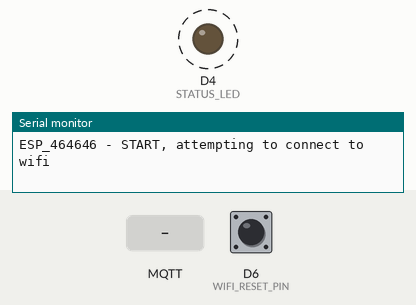
This program was run on a simulated ESP8266 (NodeMCU). Parts: output pins drawn as LEDs (lit = HIGH), the last lines printed to the serial monitor. Dashed ring = blinking. The inputs (shaded band) are chosen by the test bench; at power-on: D6 (WIFI_RESET_PIN) HIGH. WiFi joins after 1.5 s; servers stay silent unless stated; no MQTT or app messages arrive unless stated. At 21.0 s the program restarts the board; the recording ends there.

Above: at 1.9 s.
2.3 s: MQTT message "LED-ON" arrives on the first subscribed topic
At 3.3 s:
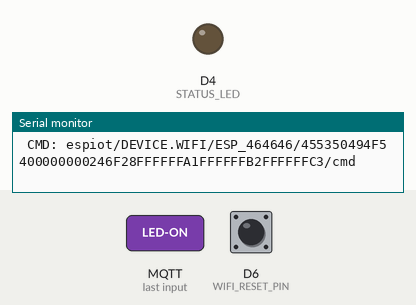
4.6 s: D6 (WIFI_RESET_PIN) pulled LOW for 1 s
At 7.4 s:
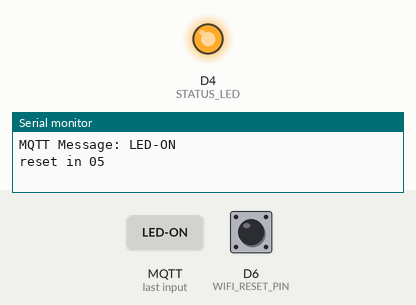
15.1 s: D6 (WIFI_RESET_PIN) driven LOW
Timing chart, 0 to 21.0 s (numbered marks = the images above; inputs shaded):
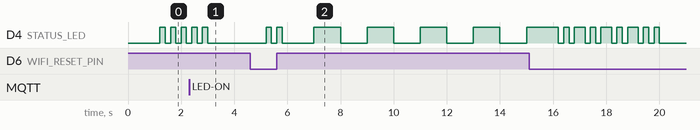

The program:

main.cpp
```cpp
// (licence header left out)
#include <Arduino.h>              // Include for Arduino Functionality
#include <ESP8266WiFi.h>          // https://github.com/esp8266/Arduino
#include <DNSServer.h>            // Include for network functionality
#include <ESP8266WebServer.h>     // Include for web server functionality
#include <WiFiManager.h>          // https://github.com/tzapu/WiFiManager
#include <WiFiClient.h>           // for connection to AP
#include <Ticker.h>               // for LED status indicator

#define SM_BUF_SIZE         128
#define BUF_SIZE            SM_BUF_SIZE*2
#define LG_BUF_SIZE         BUF_SIZE*2

/***************  DEVICE CONFIGURATION BELOW *********************************/
#define BASE_FRIENDLY_NAME  "espiot"
#define WIFI_RESET_PIN     D6          // reset pin button, pull to GND to reset
#define RESET_TIME         5           // number of seconds for reset
#define RESET_USES_TICKER              // set up a ticker task to watch for the reset pin

#define STATUS_LED         LED_BUILTIN  // use the built in LED for status

#define DEFAULT_DEVICE_NAME "ESP12E"           // this is not currently used
/* UUID_PREFIX IN HEX 0x4D 0x43 0x46 0x31 0x45 0x53 0x50 0x0A */
#define UUID_PREFIX         "ESPIOT"          // must be 10 letters or less
#define DEVICE_TYPE         "DEVICE.WIFI"
// #define DEVICE_TYPE         "DEVICE.ONOFF"

char dev_uuid[16];                // UUIDs in binary form are 16 bytes long
char uuid_str[33];                // UUID as a string
char dev_mac[6];                  // MAC Address is 6 bytes

#define USE_MQTT                  // define to use mqtt for status and control

#ifdef USE_MQTT
#include <PubSubClient.h>         // for mqtt messaging
/* Update these with values suitable for your network / MQTT broker */
const char* ssid = "........";
const char* password = "........";
const char* mqtt_server = "greysic.com";

/***************  END OF DEVICE CONFIGURATION  ********************************/

static int init_done = 0;        // set to 1 after connecting to MQTT and sending status message
int dev_status = 0;

char pub_topic[ BUF_SIZE ];
char cmd_topic[ BUF_SIZE ];
char arrive_topic[ BUF_SIZE ];
char pub_msg[ LG_BUF_SIZE ];

WiFiClient espClient;
PubSubClient client( espClient );
long lastMsg = 0;
char msg[50];
int value = 0;
char sub_msg[ BUF_SIZE ];

void run_cmd( char *cmd, char *topic );
void mqtt_callback( char* topic, byte* payload, unsigned int length );
void reconnect();
#endif

Ticker ticker;
static int reset_button_flag = 0;
#ifdef RESET_USES_TICKER
Ticker reset_ticker;
#endif

static WiFiManager wifiManager;

ESP8266WebServer server( 80 );
static unsigned int reset_counter = RESET_TIME;

void led_tick( );
void check_reset( );
void wifi_reset( );
void configModeCallback ( WiFiManager *myWiFiManager );
void send_self_redirect( char *msg, int delay );
void handle_root( );
void handle_404( );

void setup()
{
  Serial.begin( 9600 );                         // start the serial port
  pinMode( WIFI_RESET_PIN, INPUT_PULLUP );      // sets the D6 pin as input
  pinMode( STATUS_LED, OUTPUT );                // set pin for led STATUS
  WiFi.macAddress( ( byte * )dev_mac );         // fill in the devices mac address
  memset( dev_uuid, 0, sizeof( dev_uuid ) );    // create the device UUID
  memcpy( dev_uuid, UUID_PREFIX, strlen( UUID_PREFIX ) );
  memcpy( dev_uuid+10, dev_mac, sizeof( dev_mac ) );
  memset( uuid_str, 0, sizeof( uuid_str ) );
  sprintf( uuid_str, "%02X%02X%02X%02X%02X%02X%02X%02X%02X%02X%02X%02X%02X%02X%02X%02X", \
           dev_uuid[0],dev_uuid[1],dev_uuid[2],dev_uuid[3],dev_uuid[4],dev_uuid[5],dev_uuid[6], dev_uuid[7], \
           dev_uuid[8],dev_uuid[9],dev_uuid[10],dev_uuid[11],dev_uuid[12],dev_uuid[13],dev_uuid[14],dev_uuid[15] );
  delay( 1000 );
  ticker.attach( 0.2, led_tick );       // start the LED blink task
#ifdef RESET_USES_TICKER
  reset_ticker.attach( 1, check_reset ); // start the reset task
#endif

}

void loop()
{
  char buf[ BUF_SIZE ];

  delay( 500 );
  memset( buf, 0, sizeof( buf ) );
  sprintf( buf, "ESP_%02X%02X%02X", dev_mac[3], dev_mac[4], dev_mac[5] );
  Serial.printf( "%s - START, attempting to connect to wifi\n\r", buf );

  WiFi.hostname( buf );
  wifiManager.setAPCallback( configModeCallback );
  if ( !wifiManager.autoConnect( buf ) ) {
    Serial.printf( "Failed to connect and hit timeout\n\r" );
  }
  // past here the ESP unit has connected to the configured WiFi AP
  ticker.detach();
  ticker.attach( 1, led_tick );
  delay( 100 );

  // start the web server
  server.on( "/", handle_root );
  server.onNotFound( handle_404 );
  server.begin();

  Serial.printf( "SSID: %s\n\r", WiFi.SSID().c_str() );
  Serial.printf( "  IP: %s\n\r", WiFi.localIP().toString().c_str() );
  Serial.printf( "NAME: %s\n\r", WiFi.hostname().c_str() );
  Serial.printf( "TYPE: %s\n\r", DEVICE_TYPE );
  Serial.printf( "UUID: %s\n\r", uuid_str );

#ifdef USE_MQTT
  memset( pub_topic, 0, sizeof( pub_topic ) );
  memset( cmd_topic, 0, sizeof( cmd_topic ) );
  sprintf( pub_topic, "%s/%s/%s/%s/status",BASE_FRIENDLY_NAME, DEVICE_TYPE, WiFi.hostname().c_str(), uuid_str );
  sprintf( cmd_topic, "%s/%s/%s/%s/cmd", BASE_FRIENDLY_NAME, DEVICE_TYPE, WiFi.hostname().c_str(), uuid_str );

  client.setServer( mqtt_server, 1883 );
  client.setCallback( mqtt_callback );
  Serial.printf( "MQTT\n\r" );
  Serial.printf( "HOST: %s\n\r", mqtt_server );
  Serial.printf( " PUB: %s\n\r", pub_topic );
  Serial.printf( " CMD: %s\n\r", cmd_topic );
  Serial.printf( " FMT: [STATUS/CMD](options)\n\r" );
#endif

  while( 1 ) {
    delay( 250 );
#ifdef USE_MQTT
    if ( !client.connected() ) {
      reconnect();
    }
    client.loop();
    if( init_done == 0 ) {
      client.publish( pub_topic, "300,ONLINE" );
      //run_cmd((char *)"HELP?", cmd_topic);
      init_done = 1;
    }
    if( sub_msg[0] != '\0' ) {
      //Serial.printf("recieved MQTT Message on topic %s\n\r", cmd_topic);
      Serial.printf( "MQTT Message: %s\n\r", sub_msg );
      run_cmd( sub_msg, arrive_topic );
      memset( sub_msg, 0, sizeof( sub_msg ) );
      memset( arrive_topic, 0, sizeof( arrive_topic ) );
    }
    if ( reset_button_flag == 1 ) {
      client.publish( pub_topic, "300,RESET_BUTTON_PRESS" );
      reset_button_flag = 0;
    }
#endif
    server.handleClient();
#ifndef RESET_USES_TICKER
    check_reset();
#endif
  }
}

void led_tick()
{
  // toggle Status LED state
  int state = digitalRead( STATUS_LED ); // get the current state of GPIO1 pin
  digitalWrite( STATUS_LED, !state );   // set pin to the opposite state
}

void check_reset()
{
  unsigned int i;
#ifdef USE_MQTT
  char buf[ BUF_SIZE ];
#endif
  i = digitalRead( WIFI_RESET_PIN );   // read the input pin
  if ( i ==  LOW ) {
    if( reset_counter == RESET_TIME ) {
      ticker.detach();
    }
    ticker.attach( 0.2, led_tick );
    Serial.printf( "reset in %02d\n\r", reset_counter );
    reset_counter--;
#ifndef RESET_USES_TICKER
    delay( 1000 );
#endif
    reset_button_flag = 1;
  } else {
    if( reset_counter != RESET_TIME ) {
      ticker.detach();
      ticker.attach( 1, led_tick );
      reset_counter = RESET_TIME;
    }
  }
  if( reset_counter <= 0 ) {
    Serial.printf( "resetting unit now..." );
#ifndef RESET_USES_TICKER
    delay( 1000 );
#endif
    reset_counter = RESET_TIME;
#ifdef USE_MQTT
    memset( buf, 0, sizeof( buf ) );
    sprintf( buf, "RESET" );
    client.publish( pub_topic, buf );
#endif
    wifi_reset();
  }
}

void wifi_reset()
{
  ticker.detach();
  digitalWrite( STATUS_LED, LOW );
  Serial.println( "wifi factory reset" );
  server.close();
  WiFi.disconnect();
  wifiManager.resetSettings();
  delay( 1000 );
  Serial.println( "please push RST" );
  ESP.restart();
  delay( 1000 );
}

// configModeCallback - gets called when WiFiManager enters configuration mode
void configModeCallback ( WiFiManager *myWiFiManager )
{
  Serial.println( "Entered config mode" );
  Serial.println( WiFi.softAPIP() );
  // print the SSID of the config portal
  Serial.println( myWiFiManager->getConfigPortalSSID() );
  // set the LED to fast blink
  ticker.attach( 0.2, led_tick );
}

void send_self_redirect( char *msg, int delay )
{
  char buf[ LG_BUF_SIZE ];
  memset( buf, 0, sizeof( buf ) );
  sprintf( buf, "<HTML><HEAD><meta http-equiv=\"refresh\" content=\"%i; URL='/'\"/></HEAD><BODY>%s</BODY></HTML>", delay, msg );
  server.send( 200, "text/html", buf );
}

void handle_root( )
{
  char buf[ LG_BUF_SIZE * 4 ];
  memset( buf, 0, sizeof( buf ) );
  sprintf( buf, "<HTML><HEAD></HEAD><BODY><pre>" );
  sprintf( buf+strlen( buf ), "<h3>%s - %s</h3>", DEVICE_TYPE, WiFi.hostname().c_str() );
  sprintf( buf+strlen( buf ), "<table cellpadding=3 cellspacing=0 border=0>" );
#ifdef USE_MQTT
  sprintf( buf+strlen( buf ), "<tr><td>mqtt server</td><td>%s</td></tr>", mqtt_server );
  sprintf( buf+strlen( buf ), "<tr><td>publish topic</td><td>%s</td></tr>", pub_topic );
  sprintf( buf+strlen( buf ), "<tr><td>command topic</td><td>%s</td></tr>", cmd_topic );
#endif
  sprintf( buf+strlen( buf ), "<tr><td>UUID</td><td>%s</td></tr>", uuid_str );
  sprintf( buf+strlen( buf ), "<tr><td>Hostname</td><td>%s</td></tr>", WiFi.hostname().c_str() );
  sprintf( buf+strlen( buf ), "<tr><td>Device Type</td><td>%s</td></tr>", DEVICE_TYPE );

  sprintf( buf+strlen( buf ), "</pre></BODY></HTML>" );

  server.send( 200, "text/html", buf );
  return;
}

void handle_404( )
{
  String message = "File Not Found\n\n";
  message += "URI: ";
  message += server.uri();
  message += "\nMethod: ";
  message += ( server.method() == HTTP_GET )?"GET":"POST";
  message += "\nArguments: ";
  message += server.args();
  message += "\n";
  for ( uint8_t i=0; i<server.args(); i++ ) {
    message += " " + server.argName( i ) + ": " + server.arg( i ) + "\n";
  }
  server.send( 404, "text/plain", message );
  return;
}

#ifdef USE_MQTT

void run_cmd( char *cmd, char *topic )
{
  char buf[ BUF_SIZE ];
  memset( buf, 0, sizeof( buf ) );
//  Serial.printf("run_cmd:\n\rtopic: %s\n\rcmd: %s\n\r", topic, cmd);
//  Serial.printf("publish response to topic: %s\n\r", pub_topic);
  if( strncmp( cmd, "REPORT", strlen( "REPORT" ) ) == 0 ) {
    sprintf( buf, "300,REPORT,%s,%s,%s,ONLINE", DEVICE_TYPE, WiFi.hostname().c_str(), uuid_str );
    client.publish( pub_topic, buf );
  } else if( strncmp( cmd, "IP", strlen( "IP" ) ) == 0 ) {
    sprintf( buf, "200,%s,%s", cmd, WiFi.localIP().toString().c_str() );
    client.publish( pub_topic, buf );
  } else if( strncmp( cmd, "SSID", strlen( "SSID" ) ) == 0 ) {
    sprintf( buf, "200,%s,%s", cmd, WiFi.SSID().c_str() );
    client.publish( pub_topic, buf );
  } else if( strncmp( cmd, "RESET", strlen( "RESET" ) ) == 0 ) {
    sprintf( buf, "200,%s", cmd );
    client.publish( pub_topic, buf );
    wifi_reset();
  } else if( strncmp( cmd, "LED-ON", strlen( "LED-ON" ) ) == 0 ) {
    sprintf( buf, "200,%s", cmd );
    ticker.detach();
    digitalWrite( STATUS_LED, LOW );
    client.publish( pub_topic, buf );
  } else if( strncmp( cmd, "LED-OFF", strlen( "LED-OFF" ) ) == 0 ) {
    sprintf( buf, "200,%s", cmd );
    ticker.detach();
    digitalWrite( STATUS_LED, HIGH );
    client.publish( pub_topic, buf );
  } else if( strncmp( cmd, "LED-BLINK", strlen( "LED-BLINK" ) ) == 0 ) {
    sprintf( buf, "200,%s", cmd );
    ticker.attach( 2, led_tick );
    client.publish( pub_topic, buf );
  } else if( strncmp( cmd, "HELP", strlen( "HELP" ) ) == 0 ) {
    client.publish( pub_topic, "200,HELP,[ REPORT,RESET,LED-ON,LED-OFF,LED-BLINK,IP,SSID,HELP ]" );
  } else {
    sprintf( buf, "100,%s,CMD-ERROR", cmd );
    client.publish( pub_topic, buf );
  }
}

void mqtt_callback( char* topic, byte* payload, unsigned int length )
{
//  unsigned int i;
  Serial.printf( "MQTT Message arrived topic: [ %s ]\n\r", topic );
//  for ( i = 0; i < length; i++ ) {
//    Serial.print( ( char )payload[i] );
//  }
//  Serial.println();

  /* copy message for main loop */
  memset( sub_msg, 0, sizeof( sub_msg ) );
  memset( arrive_topic, 0, sizeof( arrive_topic ) );
  if( length > ( sizeof( sub_msg ) - 1 ) ) {
    memcpy( sub_msg, payload, sizeof( sub_msg ) - 1 );
  } else {
    memcpy( sub_msg, payload, length );
  }
  if( strlen( topic ) > ( sizeof( arrive_topic ) - 1 ) ) {
    memcpy( arrive_topic, topic, sizeof( arrive_topic ) - 1 );
  } else {
    memcpy( arrive_topic, topic, strlen( topic ) );
  }
}

void reconnect()
{
  // Loop until we're reconnected
  while ( !client.connected() ) {
    Serial.print( "Attempting MQTT connection..." );
    // Attempt to connect
    // if (client.connect("ESP8266Client")) {
    if ( client.connect( WiFi.hostname().c_str() ) ) {
      Serial.println( "connected" );
      // ... and resubscribe
      client.subscribe( cmd_topic );
    } else {
      Serial.print( "failed, rc=" );
      Serial.print( client.state() );
      Serial.println( " try again in 5 seconds" );
      // Wait 5 seconds before retrying
      delay( 5000 );
    }
  }
}
#endif
```

Measured:
- after the input at 2.3 s, D4 (STATUS_LED): goes on until 3.0 s, then stays LOW
- after the input at 4.6 s, D4 (STATUS_LED): goes HIGH 0.20 s, LOW 0.20 s, HIGH 0.20 s, LOW 1.2 s, 4 × (HIGH 1.0 s, LOW 1.0 s), then HIGH, starting after 0.60 s
- by itself, D4 (STATUS_LED): alternates HIGH for 0.20 s and LOW for 0.20 s
